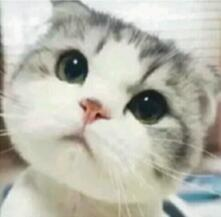
#> input picture 实验一/1.jpg, 221 x 217 px, found by its file name
$ python Gpyr.py   (older library calls are emulated)
#> lines starting #> are read from the running program, lines starting #| are printed output that depends on the picture
### 实验1/conv.py
import numpy as np
import matplotlib.pyplot as plt

# [128 lines left out: functions show, getFmid, getF, not called in this run]

def Convolve(I, F,way=2,iw=0, ih=0, fw=0, fh=0):
    iw=I.shape[1]
    ih=I.shape[0]
    fw=F.shape[1]
    fh=F.shape[0]
    O=np.zeros(I.shape).astype(np.float64)
    bh=int((fh-1)/2)
    bw=int((fw-1)/2)
    tshape=list(I.shape)
    tshape[0]=ih+fh-1
    tshape[1]=iw+fw-1
    Y = np.zeros(tshape).astype(np.float64)
    Y[bh:ih+bh,bw:iw+bw]=I
    #第二种
    if way==2:
        Y[0:bh,0:-1]=Y[bh:2*bh,0:-1]
        Y[0:-1,0:bh]=Y[0:-1,bh:2*bh]
        Y[ih+bh:-1,0:-1]=Y[ih-bh:ih,0:-1]
        Y[0:-1,iw+bw:-1]=Y[0:-1,iw-bw:iw]
        if len(tshape)==3:
            s=np.zeros((3))
            for ti in range(int(O.shape[0]/2)):
                for tj in range(int(O.shape[1]/2)):
                    i=2*ti
                    j=2*tj
                    s[0]=(Y[i:i+fh,j:j+fw,0]*F).sum()
                    s[1]=(Y[i:i+fh,j:j+fw,1]*F).sum()
                    s[2]=(Y[i:i+fh,j:j+fw,2]*F).sum()
                    O[i][j] = s
        else:
            for i in range(O.shape[0]):
                for j in range(O.shape[1]):
                    O[i][j]=(Y[i:i+fh,j:j+fw]*F).sum()
    #O=O.clip(0,255)
    return O.astype(np.float64)#在调用时使用float64

### 实验1/imresize.py
import numpy as np
def imresize(ori_im, tar_size):
    ori_size=np.shape(ori_im)
    tar_im=np.zeros(tar_size)
    ratio_i=tar_size[0]/ori_size[0]
    ratio_j=tar_size[1]/ori_size[1]
    for i in range(len(tar_im)):
        for j in range(len(tar_im[i])):
            ori_i=i/ratio_i
            ori_j=j/ratio_j
            x1=int(ori_i)
            y1=int(ori_j)
            if x1==ori_i and y1==ori_j:
                tar_im[i][j]=ori_im[x1][y1]
                continue
            b=ori_i-x1
            a=ori_j-y1
            t1=(1-a)*(1-b)*ori_im[x1][y1]
            t2=a*(1-b)*ori_im[x1][y1] if y1+1>=ori_size[1] else a*(1-b)*ori_im[x1][y1+1]
            t3=(1-a)*b*ori_im[x1][y1] if x1+1>=ori_size[0] else (1-a)*b*ori_im[x1+1][y1]
            t4=a*b*ori_im[x1][y1] if x1+1>=ori_size[0] or y1+1>=ori_size[1] else a*b*ori_im[x1+1][y1+1]
            tar_im[i][j]=t1+t2+t3+t4
    return tar_im.astype('float64')

# [8 lines left out: function main, not called in this run]

# [2 lines that do not run on import are left out]

### 实验1/Gpyr.py
import numpy as np
import conv
import imageio
import imresize
import matplotlib.pyplot as plt

def listImShow(im):
    plt.figure()
    for i in range(1,len(im)+1):
        plt.subplot(1,len(im),i)
        if len(np.shape(im[0]))==2:
            plt.imshow(im[i-1].astype(np.int),cmap=plt.cm.gray)
        else:
            plt.imshow(im[i-1].astype(np.int))
        plt.xticks([])
        plt.yticks([])
    plt.show()
    plt.close()

def listImWrite(im,path,t='none'):
    for i in range(len(im)):
#        print(path+t+str(i)+'.jpg')
        imageio.imwrite(path+t+str(i)+'.jpg', im[i].astype(np.uint8))

def gskernel(size,sigma):
    sigma=1.0
    gskernel=np.zeros((size,size),np.float64)
    for i in range (size):
        for j in range (size):
            norm=pow(i-1,2)+pow(j-1,2)
            gskernel[i,j]=np.exp(-norm/(2*pow(sigma,2)))
    s=np.sum(gskernel)
    kernel=gskernel/s
    return kernel

def gdown(im):
    for i in range(int(im.shape[0]/2)):
        for j in range(int(im.shape[1]/2)):
            im[i][j]=im[2*i][2*j]
    return im

#输入k层高斯，返回k+1层高斯
def Gsup(im):
    F=gskernel(3,1)
    t=conv.Convolve(im,F)#高斯滤波
    t=gdown(t)#下采样
    return t[0:int(im.shape[0]/2),0:int(im.shape[1]/2)]

def getpyr(im):
    gsim=[]
    gsim.append(im.astype(np.uint8))
    tim=im
    lplcim=[]
    n=0
    while tim.shape[0]>1:
        tim=Gsup(tim)
        gsim.append(tim)
        n+=1
    for i in range(n):
        t=gsim[i]-imresize.imresize(gsim[i+1],gsim[i].shape)
# [4 lines of commented-out code are left out]
        lplcim.append(t)
    return gsim,lplcim
def yanzheng(g,l):
    huanyuan=[]
    for i in range(len(l)):
        t=(g[i]+l[i])
        huanyuan.append(t)
    listImShow(huanyuan)

def beforeshow(im):
    for i in range(len(im)):
        tmin=im[i].min()
        if tmin<0:
            im[i]=im[i]+abs(tmin)
        tmax=im[i].max()
        if tmax>255:
            im[i]=im[i]/tmax*255.0
    return im
if __name__=='__main__':
    path='C:/Users/19041/Desktop/图像处理/图像处理作业/实验一/'
    name='1.jpg'
    im = imageio.imread(path+name,as_gray=0).astype('float64')
    g=[]
    l=[]
    g,l=getpyr(im)
#> the loop in getpyr, `while tim.shape[0]>1:` made 7 passes
#> tim on pass 7: [[201.5, 204.2, 199.5]]
#> pass 2, in Gsup (call 2), `t=conv.Convolve(im,F)#高斯滤波`:
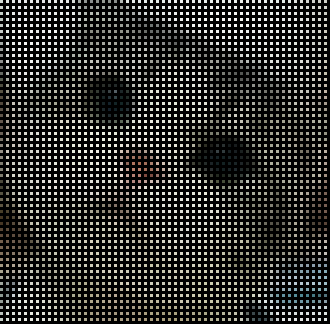
#> t: shape (108, 110, 3) float64 (shown 3 times larger); mean R, G, B 46.1, 46.2, 43.3
#> after the loop in getpyr, `while tim.shape[0]>1:`: gsim = 8 items; n = 7
#> the loop in getpyr, `for i in range(n):` made 7 passes
#> pass 1, in getpyr, `t=gsim[i]-imresize.imresize(gsim[i+1],gsim[i].shape)`:
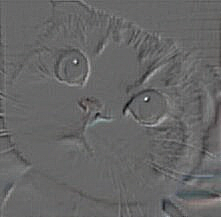
#> t: shape (217, 221, 3) float64; mean of channels 0, 1, 2 -0.1, -0.1, -0.1; drawn with min black and max white
#> after the loop in getpyr, `for i in range(n):`: lplcim = 7 items
#> g = 8 items; l = 7 items

    listImWrite(g,path,'g')
#> the loop in listImWrite, `for i in range(len(im)): #        print(path+t+str(i)+'.jpg')` made 8 passes
    listImWrite(l,path,'l')
#> the loop in listImWrite (call 2), `for i in range(len(im)): #        print(path+t+str(i)+'.jpg')` made 7 passes
#> pass 1, in listImWrite (call 2), `imageio.imwrite(path+t+str(i)+'.jpg', im[i].astype(np.uint8))`:
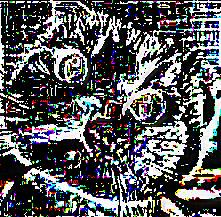
#> saved as l0.jpg: shape (217, 221, 3); mean R, G, B 89.1, 89.2, 92.1
    yanzheng(g,l)
#> the loop in yanzheng, `for i in range(len(l)):` made 7 passes
#> pass 1, in yanzheng, `t=(g[i]+l[i])`:
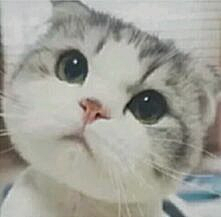
#> t: shape (217, 221, 3) float64; mean of channels 0, 1, 2 184.5, 184.5, 172.9; drawn with min black and max white
#> the loop in listImShow, `for i in range(1,len(im)+1):` made 7 passes
#> in listImShow, `plt.show()`:
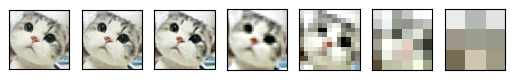
#> figure drawn by matplotlib, 7 panels

    listImShow(g)
#> the loop in listImShow (call 2), `for i in range(1,len(im)+1):` made 8 passes
#> in listImShow (call 2), `plt.show()`:
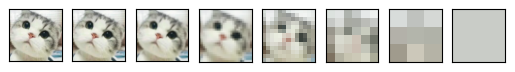
#> figure drawn by matplotlib, 8 panels
    tl=beforeshow(l)
#> the loop in beforeshow, `for i in range(len(im)):` made 7 passes
#> (tmin, tmax) on passes 1 to 7: (-61.23, 150.7), (-62.27, 163.7), (-78.05, 137.3), (-103.2, 179.8), (-100.2, 188), (-65.12, 105), (-57.95, 76.56)
#> tl = 7 items
    listImShow(l)
#> the loop in listImShow (call 3), `for i in range(1,len(im)+1):` made 7 passes
#> in listImShow (call 3), `plt.show()`:
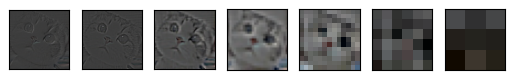
#> figure drawn by matplotlib, 7 panels
# [4 lines of commented-out code are left out]

$ run again, with 图像处理练习3/1.jpg copied over 实验一/1.jpg
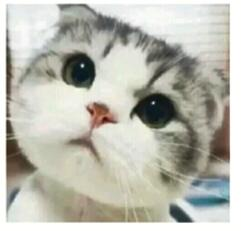
#> input picture 图像处理练习3/1.jpg, 241 x 231 px, found by its file name
#> the loop in getpyr, `while tim.shape[0]>1:` made 7 passes
#> tim on pass 7: [[223.9, 224.9, 221.5]]
#> after the loop in getpyr, `while tim.shape[0]>1:`: gsim = 8 items; n = 7
#> after the loop in getpyr, `for i in range(n):`: lplcim = 7 items
#> g = 8 items; l = 7 items
#> the loop in listImWrite, `for i in range(len(im)): #        print(path+t+str(i)+'.jpg')` made 8 passes
#> the loop in listImWrite (call 2), `for i in range(len(im)): #        print(path+t+str(i)+'.jpg')` made 7 passes
#> pass 1, in listImWrite (call 2), `imageio.imwrite(path+t+str(i)+'.jpg', im[i].astype(np.uint8))`:
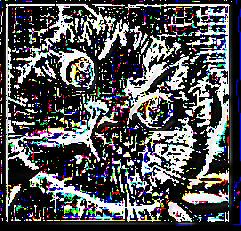
#> saved as l0.jpg: shape (231, 241, 3); mean R, G, B 84, 83.8, 87
#> the loop in yanzheng, `for i in range(len(l)):` made 7 passes
#> pass 3, in yanzheng, `t=(g[i]+l[i])`:
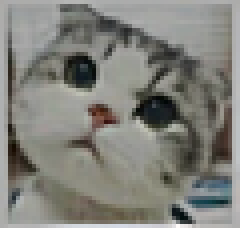
#> t: shape (57, 60, 3) float64 (shown 4 times larger); mean of channels 0, 1, 2 185.7, 185.6, 175.3; drawn with min black and max white
#> the loop in listImShow, `for i in range(1,len(im)+1):` made 7 passes
#> the loop in listImShow (call 2), `for i in range(1,len(im)+1):` made 8 passes
#> the loop in beforeshow, `for i in range(len(im)):` made 7 passes
#> (tmin, tmax) on passes 1 to 7: (-68.52, 175.8), (-63.61, 168), (-81.43, 237.8), (-85.46, 188.9), (-113.7, 175.5), (-71.14, 103.1), (-57.99, 76.67)
